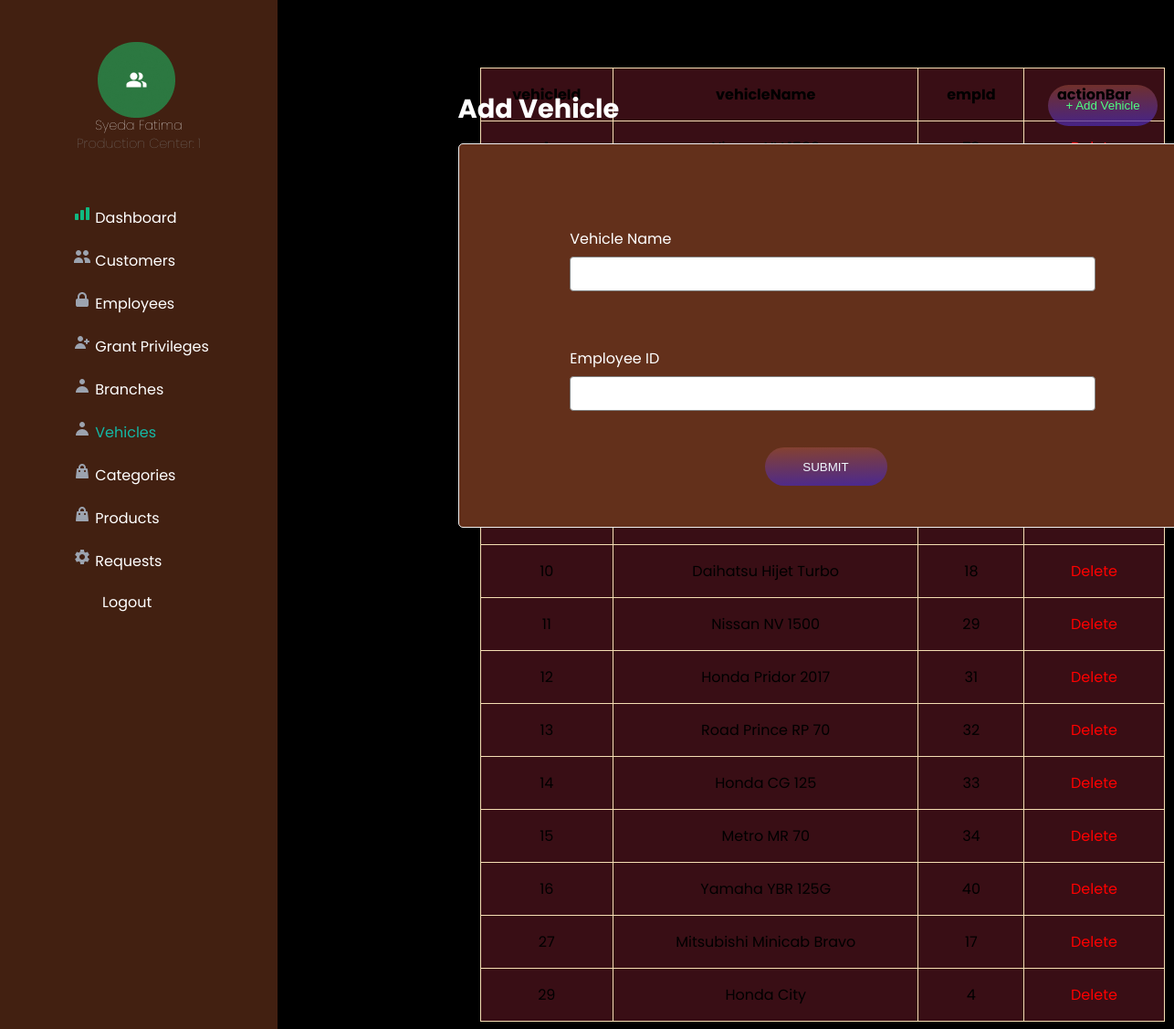
The app's page /bms/bms/addVehicle.php with its own data.
### tables this page shows
CREATE TABLE `vehicle` (
  `vehicleID` int(10) NOT NULL,
  `vehicleName` varchar(30) NOT NULL,
  `empID` int(10) DEFAULT NULL
);

### bms/bms/addVehicle.php (the view, shortened to what this page needs)
<!DOCTYPE html>
<html lang="en">
<head>
    <link rel="stylesheet" href="addVehicle.css?1422585377">
</head>
<body>
    <div class="sidebar">
        <div class="admin-id">
            <img class="admin-img"src="images/adminAVA.png" alt="admin picture">
            <div id="about-admin">
                <h3>Syeda Fatima</h3>
                <h4>Production Center:  1</h4>
            </div>
        </div>
        <div class="sidebar-menu">
            <ul>
                <li><a href="adminDashboard.php"><img src="images/dashboard.svg" alt=""> Dashboard</a></li>
                <li><a href="adminCustomers.php"><img src="images/customers.svg" alt=""> Customers</a></li>
                <li><a href="adminEmployee.php"><img src="images/employees.svg" alt=""> Employees</a></li>
                <li><a href="adminGrantPriv.php"><img src="images/reg-admin.svg" alt=""> Grant Privileges</a></li>
                <li><a href="adminBranches.php"><img src="images/branches-vehicles.svg" alt=""> Branches</a></li>
                <li><a href="adminVehicles.php" class="active" style="color: #14B8A6"><img src="images/branches-vehicles.svg" alt=""> Vehicles</a></li>
                <li><a href="adminCategory.php"><img src="images/categories-products.svg" alt=""> Categories</a></li>
                <li><a href="adminProduct.php"><img src="images/categories-products.svg" alt=""> Products</a></li>
                <li><a href="adminRequest.php"><img src="images/requests.svg" alt=""> Requests</a></li>
                <li id="logout"><a href="admin.php"> Logout</a></li>
            </ul>
        </div>
    </div>
    <main>
        <nav>
        <h1>Add Vehicle</h1>
        <div class="add-vehicle">
            <form action="adminVehicles.php" method="post" id="insert-form">
                <div class="up-side">
                    <label for="vehicleName">Vehicle Name</label>
                    <input type="text" name="vehicleName" id="vehicleName">
                </div>
                <div class="down">
                    <label class="employee-name" for="employee-name">Employee ID</label>
                    <input type="text" name="employee-name" id="employee-name">
                </div>
                <button type="submit" class="send-message" name="submit"> <a href="adminVehicles.php"> SUBMIT </a> </button>
            </form>
        </div>
        </nav>
        <button class="addVehicle">
            <a href="addVehicle.php">+ Add Vehicle</a>
        </button>
        <table>
            <tr>
                <th>vehicleId</th>
                <th>vehicleName</th>
                <th>empId</th>
                <th>actionBar</th>
            </tr>
            <?php
            include('dbconfig.php');
            $sql = "SELECT vehicleID, vehicleName, empID FROM vehicle";
            $result = $conn -> query($sql);
            if($result-> num_rows > 0) {
                while($row = $result-> fetch_assoc()) {
                    echo "<tr><td>".$row["vehicleID"]."</td><td>".$row["vehicleName"]."</td><td>".$row["empID"]."</td>
                    <td> <a id=deleteButton href=deleteVehicle.php?ei=".$row["vehicleID"]."> Delete </td>
                    </tr>";
                }
                echo "</table>";
            }
            ?>
    </main>
</body>
</html>

### bms/bms/addVehicle.css (style rules this page uses)
body { background-color: #000000; }
main { color: #000000; font-family: 'poppins'; margin-left: 250px; padding: 0px 10px; }
.sidebar { background-color: #422011; height: 100%; width: 19rem; position: fixed; z-index: 1; top: 0; left: 0; overflow-x: hidden; padding-top: 20px; font-family: 'poppins'; }
.admin-id { margin-top: 1.6rem; }
#logout { margin: auto; }
#about-admin { margin: auto; }
.sidebar h3, .sidebar h4 { color: #ffffff; font-family: 'poppins'; font-size: .9em; margin: -.1em; text-align: center; font-weight: lighter; }
.sidebar h4 { margin-bottom: 3.5em; color: #818181; }
.sidebar .admin-img { margin-left: 6.7em; }
.sidebar-menu { margin-left: 3.5rem; }
.sidebar-menu li { margin-bottom: 0.5rem; color: #ffffff; }
.sidebar-menu a { padding: 6px 8px 6px 16px; text-decoration: none; font-size: 1em; color: #ffffff; display: block; }
.sidebar-menu ul { list-style: none; }
.sidebar-menu ul li { margin-left: -2em; }
.sidebar-menu ul li a { text-decoration: none; color: #ffffff; display: block; -webkit-transition: all ease-out 300ms; transition: all ease-out 300ms; }
.sidebar-menu ul li:not(.active)::after { opacity: 0.2; }
.sidebar-menu ul li::after { content: ''; position: absolute; width: 100%; height: 0.2em; background: black; left: 0; bottom: 0; }
main { color: #ffffff; font-family: 'poppins'; margin-left: 250px; padding: 0px 10px; }
table, th, td { background-color: #390E15; border: 1px solid wheat; border-collapse: collapse; margin-top: 3em; margin-left: 16.1em; text-align: center; padding: 1em; }
table { width: 750px; }
button { color: red; background: none; border: none; cursor: pointer; }
.addVehicle { margin-left: 66em; margin-top: 5em; margin-bottom: -10em; background: linear-gradient(178.18deg, rgba(196, 96, 44, 0.439216) -9.74%, #281AC8 162.12%); border-radius: 100px; width: 120px; height: 45px; left: 1635px; top: 123px; border: none; cursor: pointer; }
.addVehicle a { text-decoration: none; color: #50FF80; transition: color 0.5s; }
nav { position: fixed; margin-left: 14.6rem; margin-top: 3rem; }
nav h1 { color: #ffffff; margin-bottom: 1rem; font-size: 1.8rem; font-family: 'poppins'; }
nav .add-vehicle { padding: 2.6rem; width: 45rem; height: 21rem; background-color: #63301b; text-align: left; margin: auto; margin-bottom: 1em; border: 1px solid #F0F0F0; border-radius: 5px; font-family: 'poppins'; }
nav input { width: 100%; padding: .8em; margin-bottom: 1em; border-radius: .3em; border: 1px solid gray; -webkit-box-sizing: border-box; box-sizing: border-box; margin-top: .5em; }
nav form { color: #ffffff; }
nav .up-side { width: 80%; margin-top: 3.1rem; margin-left: 5rem; margin-bottom: 2rem; }
nav .down { width: 80%; margin-left: 5rem; margin-top: 3rem; }
nav .send-message { color: #ffffff; margin-left: 22em; margin-top: 2em; width: 134px; height: 42px; left: 1073px; top: 858px; background: linear-gradient(178.18deg, rgba(196, 96, 44, 0.44) -13.56%, #281AC8 158.3%); border-radius: 100px; cursor: pointer; }
#deleteButton { color: red; text-decoration: none; transition: color 0.5s; }
.send-message a { color:aliceblue; text-decoration: none; }

### records on screen
vehicle: vehicleID "10", vehicleName "Daihatsu Hijet Turbo", empID "18"
vehicle: vehicleID "11", vehicleName "Nissan NV 1500", empID "29"
vehicle: vehicleID "12", vehicleName "Honda Pridor 2017", empID "31"
vehicle: vehicleID "13", vehicleName "Road Prince RP 70", empID "32"
vehicle: vehicleID "14", vehicleName "Honda CG 125", empID "33"
vehicle: vehicleID "15", vehicleName "Metro MR 70", empID "34"
vehicle: vehicleID "16", vehicleName "Yamaha YBR 125G", empID "40"
vehicle: vehicleID "27", vehicleName "Mitsubishi Minicab Bravo", empID "17"
vehicle: vehicleID "29", vehicleName "Honda City", empID "4"
